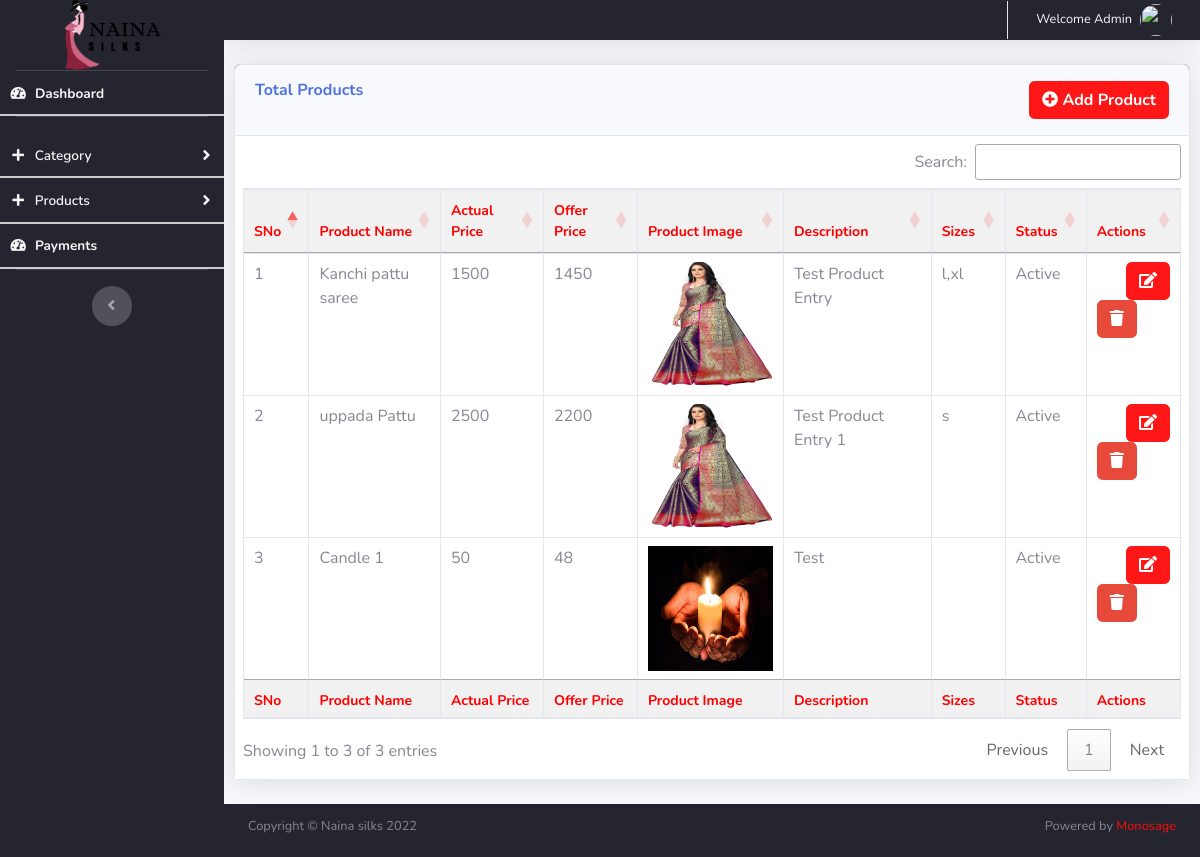
Screenshot of /admin/total_products.php (signed in) with the database file from the repository.
### tables this page shows
CREATE TABLE `products` (
  `product_id` int(11) NOT NULL,
  `category_id` int(11) NOT NULL,
  `product_name` varchar(150) NOT NULL,
  `actual_price` varchar(50) NOT NULL,
  `offer_price` varchar(50) NOT NULL,
  `product_sizes` varchar(200) NOT NULL,
  `product_description` text NOT NULL,
  `aditional_description` text NOT NULL,
  `editor1` text NOT NULL,
  `status` int(1) NOT NULL DEFAULT 1 COMMENT '1->active, 0->inactive',
  `created_on` datetime NOT NULL DEFAULT current_timestamp(),
  `product_image` varchar(300) NOT NULL
);

### admin/total_products.php (the view, shortened to what this page needs)
<?php
  if(empty($_SESSION['loggedin_id']))
  {
    header("location: index.php");
  } else {
  include("db_connection.php");
?>
    <!DOCTYPE html>
    <html lang="en">
    <head><meta http-equiv="Content-Type" content="text/html; charset=utf-8">
        <link href="vendor/fontawesome-free/css/all.min.css" rel="stylesheet" type="text/css">
        <link href="css/sb-admin-2.min.css" rel="stylesheet">
        <link href="vendor/datatables/dataTables.bootstrap4.min.css" rel="stylesheet">
        <link rel="stylesheet" type="text/css"  href="https://cdn.datatables.net/1.10.15/css/jquery.dataTables.min.css" />
        <link rel="stylesheet" type="text/css"  href="https://cdn.datatables.net/buttons/1.4.0/css/buttons.dataTables.min.css" />
    </head>
    <body id="page-top">
        <div id="wrapper">
            <?php include "sidebar.php"; ?>
                <div id="content-wrapper" class="d-flex flex-column">
                    <div id="content">
                        <nav class="navbar navbar-expand navbar-light bg-white topbar mb-0 static-top shadow">
                            <ul class="navbar-nav ml-auto">
                                <li class="nav-item dropdown no-arrow">
                                    <a class="nav-link dropdown-toggle" href="#" id="userDropdown" role="button" data-toggle="dropdown" aria-haspopup="true" aria-expanded="false">
                                        <span class="mr-2 d-none d-lg-inline text-gray-600 small">Welcome Admin</span>
                                        <img class="img-profile rounded-circle" src="https://source.unsplash.com/QAB-WJcbgJk/60x60">
                                    </a>
                                </li>
                            </ul>
                        </nav>
                        <div class="">
                            <div class="">
                                <div class="card shadow mb-4">
                                    <div class="card-header py-3">
                                        <h6 class="m-0 font-weight-bold text-primary" style="text-transform: capitalize;float:left">Total Products</h6>
                                        <a class="open-homeEvents btn btn-primary" style="float:right" href="add_Product.php">
                                            <i class="fa fa-plus-circle" aria-hidden="true"></i> Add Product
                                        </a>
                                    </div>
                                    <div class="card-body" style="background: white;">
                                        <div class="table-responsive">
                                            <table class="table table-bordered dataTable" id="dataTable" width="100%" cellspacing="0">
                                                <thead>
                                                    <tr>
                                                        <th>SNo</th>
                                                        <th>Product Name</th>
                                                        <th>Actual Price</th>
                                                        <th>Offer Price</th>
                                                        <th>Product Image</th>
                                                        <th>Description</th>
                                                        <th>Sizes</th>
                                                        <th>Status</th>
                                                        <th>Actions</th>
                                                    </tr>
                                                </thead>
                                                <tfoot>
                                                    <tr>
                                                        <th>SNo</th>
                                                        <th>Product Name</th>
                                                        <th>Actual Price</th>
                                                        <th>Offer Price</th>
                                                        <th>Product Image</th>
                                                        <th>Description</th>
                                                        <th>Sizes</th>
                                                        <th>Status</th>
                                                        <th>Actions</th>
                                                    </tr>
                                                </tfoot>
                                                <tbody>
                                                    <?php
                                                        $sql = "SELECT * FROM Products";
                                                        $result = $conn->query($sql);
                                                        $sno = 1;
                                                        while($row = $result->fetch_assoc()) {
                                                    ?>
                                                        <tr>
                                                            <td><?php echo $sno++; ?></td>
                                                            <td><?php echo $row['product_name']; ?></td>
                                                            <td><?php echo $row['actual_price']; ?></td>
                                                            <td><?php echo $row['offer_price']; ?></td>
                                                            <td><img src="sav_files/<?php echo $row['product_image']; ?>" style="width: 125px; height: 125px"></td>
                                                            <td><?php echo $row['product_description']; ?></td>
                                                            <td><?php echo $row['product_sizes']; ?></td>
                                                            <td>
                                                                <?php if($row["status"] == 1) { echo "Active"; } else { echo "Inactive"; } ?>
                                                            </td>
                                                            <td>
                                                                <a class="open-homeEvents btn btn-primary" style="float:right" href="add_Product.php?id=<?php echo $row['Product_id']; ?>"><i class="fa fa-edit"></i></a>
                                                                <button class="delete btn btn-danger" data-id="<?php echo $row["Product_id"]; ?>" data-tableidprimary = "Product_id" data-table_name = "Products"><i class="fa fa-trash"></i></button>
                                                            </td>
                                                        </tr>
                                                        <?php
                                                            }
                                                        ?>
                                                </tbody>
                                            </table>
                                        </div>
                                    </div>
                                </div>
                            </div>
                        </div>
                    </div>
                    <?php include "footer.php"; ?>
                </div>
        </div>
    </body>
    </html>
    <?php } ?>

### admin/sidebar.php (shortened to what this page needs)
<ul class="navbar-nav bg-gradient-primary sidebar sidebar-dark accordion" id="accordionSidebar">
      <a class="sidebar-brand d-flex align-items-center justify-content-center" href="dashboard.html">
        <div class="sidebar-brand-text mx-3">
          <img src="../img/nainalogo1.png" height="90px" width="100px" class="logo" alt="logo">
        </div>
      </a>
      <li class="nav-item active">
        <a class="nav-link" href="dashboard.php">
          <i class="fas fa-fw fa-tachometer-alt"></i>
          <span>Dashboard</span></a>
      </li>
      <hr class="sidebar-divider">
      <li class="nav-item">
        <a class="nav-link collapsed material" href="#" data-toggle="collapse" data-target="#collapseCategory" aria-expanded="false" aria-controls="collapseProducts">
          <i class="fas fa-fw fa-plus"></i>
          <span>Category</span>
        </a>
      </li>
      <li class="nav-item">
        <a class="nav-link collapsed material" href="#" data-toggle="collapse" data-target="#collapseProduct" aria-expanded="false" aria-controls="collapseProducts">
          <i class="fas fa-fw fa-plus"></i>
          <span>Products</span>
        </a>
      </li>
      <li class="nav-item active">
        <a class="nav-link" href="payments.php">
          <i class="fas fa-fw fa-tachometer-alt"></i>
          <span>Payments</span></a>
      </li>
      <hr class="sidebar-divider d-none d-md-block">
      <div class="text-center d-none d-md-inline">
        <button class="rounded-circle border-0" id="sidebarToggle"></button>
      </div>
    </ul>

### admin/footer.php
<footer class="sticky-footer bg-white">
        <div class="container my-3">
          <div class="copyright text-center mb-4" style="
    float: left;
">
            <span>Copyright © Naina silks 2022</span>
          </div>
          <div class="copyright text-center my-auto" style="
    float: right;
">
            <span> Powered by <a href="https://monosage.com/">Monosage</a></span>
          </div>
        </div>
      </footer>

### rows the page displays
products: product_name "Kanchi pattu saree", actual_price "1500", offer_price "1450", product_image (picture), product_description "Test Product Entry", product_sizes "l,xl", status "Active"
products: product_name "uppada Pattu", actual_price "2500", offer_price "2200", product_image (picture), product_description "Test Product Entry 1", product_sizes "s", status "Active"
products: product_name "Candle 1", actual_price "50", offer_price "48", product_image (picture), product_description "Test", status "Active"
